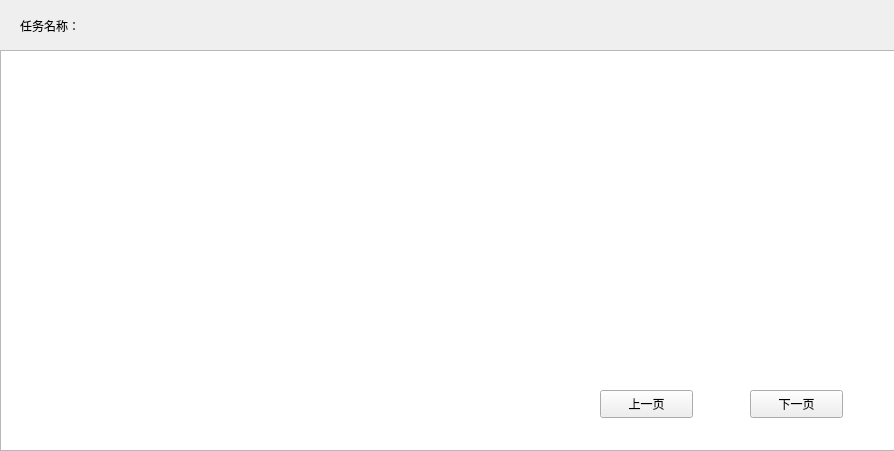
<?xml version="1.0" encoding="UTF-8"?>
<ui version="4.0">
 <class>TaskStatePage</class>
 <widget class="QWidget" name="TaskStatePage">
  <property name="geometry">
   <rect>
    <x>0</x>
    <y>0</y>
    <width>894</width>
    <height>451</height>
   </rect>
  </property>
  <property name="windowTitle">
   <string>Form</string>
  </property>
  <widget class="QTableWidget" name="tableWidget">
   <property name="geometry">
    <rect>
     <x>0</x>
     <y>50</y>
     <width>901</width>
     <height>401</height>
    </rect>
   </property>
  </widget>
  <widget class="QPushButton" name="UppushButton">
   <property name="geometry">
    <rect>
     <x>600</x>
     <y>390</y>
     <width>93</width>
     <height>28</height>
    </rect>
   </property>
   <property name="text">
    <string>上一页</string>
   </property>
  </widget>
  <widget class="QPushButton" name="DownpushButton">
   <property name="geometry">
    <rect>
     <x>750</x>
     <y>390</y>
     <width>93</width>
     <height>28</height>
    </rect>
   </property>
   <property name="text">
    <string>下一页</string>
   </property>
  </widget>
  <widget class="QLabel" name="label">
   <property name="geometry">
    <rect>
     <x>20</x>
     <y>10</y>
     <width>81</width>
     <height>31</height>
    </rect>
   </property>
   <property name="text">
    <string>任务名称：</string>
   </property>
  </widget>
  <widget class="QLabel" name="label_2">
   <property name="geometry">
    <rect>
     <x>110</x>
     <y>9</y>
     <width>101</width>
     <height>31</height>
    </rect>
   </property>
   <property name="text">
    <string/>
   </property>
  </widget>
 </widget>
 <resources/>
 <connections/>
</ui>
